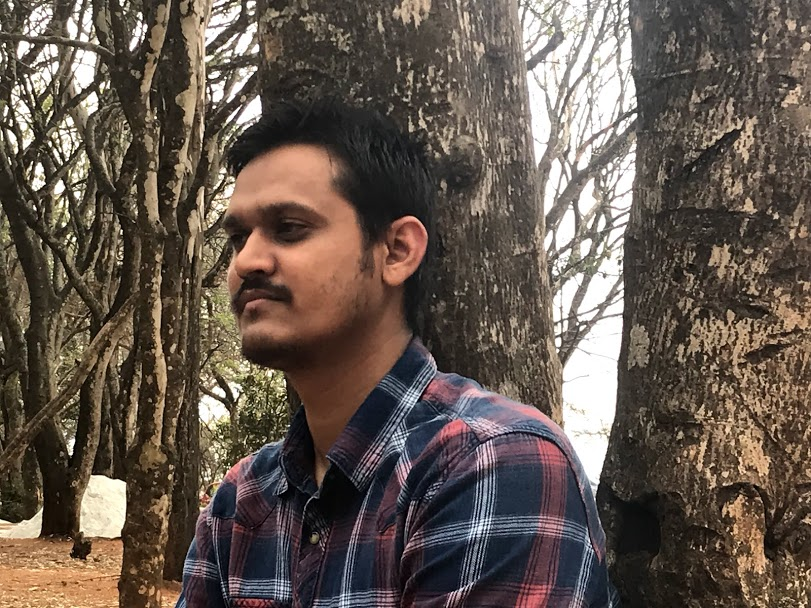
#> input picture Photos/IMG_4715.jpg, 811 x 608 px, found by its file name
$ python tester.py
#> lines starting #> are read from the running program, lines starting #| are printed output that depends on the picture; after the words box and inside, x2 and y2 are one past the last pixel; in counts of white or black regions, pixels touching at a corner belong together
### FaceRecognition.py
# -*- coding: utf-8 -*-
"""
Created on Sun Jun 16 04:55:02 2019

@author: Jiwitesh
"""

import cv2
import os
import numpy as np

def faceDetection(test_img):
    gray_img = cv2.cvtColor(test_img, cv2.COLOR_BGR2GRAY)
    face_haar_cascade = cv2.CascadeClassifier('haarcascade_frontalface_default.xml')
    faces = face_haar_cascade.detectMultiScale(gray_img, scaleFactor=1.2,minNeighbors=5)

    return faces, gray_img

### tester.py
# -*- coding: utf-8 -*-
"""
Created on Sun Jun 16 04:59:12 2019

@author: Jiwitesh
"""

import cv2
import os
import numpy as np
import FaceRecognition as fr

test_img = cv2.imread('D:\\DS\\FaceRecognitionAttendanceSystem\\Photos\\IMG_4715.jpg')
#> test_img is the input picture: shape (608, 811, 3); mean B, G, R 78.6, 88, 100.3
faces_detected, gray_img = fr.faceDetection(test_img)
#> in faceDetection, `gray_img = cv2.cvtColor(test_img, cv2.COLOR_BGR2GRAY)`:
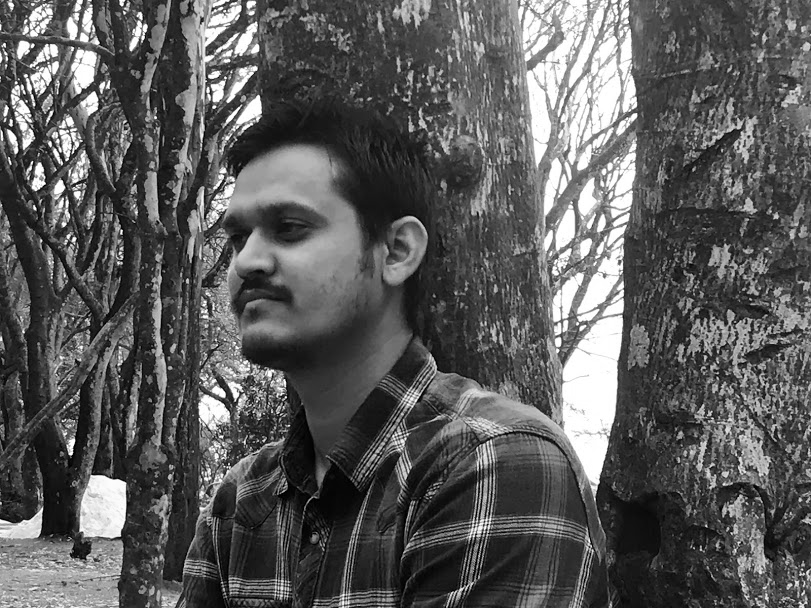
#> gray_img: shape (608, 811); min 0, max 255, mean 90.6
#> in faceDetection, `faces = face_haar_cascade.detectMultiScale(gray_img, scaleFactor=1.2,m..`: faces = [[174, 158, 187, 187]]
#> faces_detected = [[174, 158, 187, 187]]
print("faces_detected:", faces_detected)
#| faces_detected: [[174 158 187 187]]

for (x,y,w,h) in faces_detected:
    cv2.rectangle(test_img,(x,y),(x+w, y+h), (255,0,0), thickness=5)
#> this loop made 1 pass
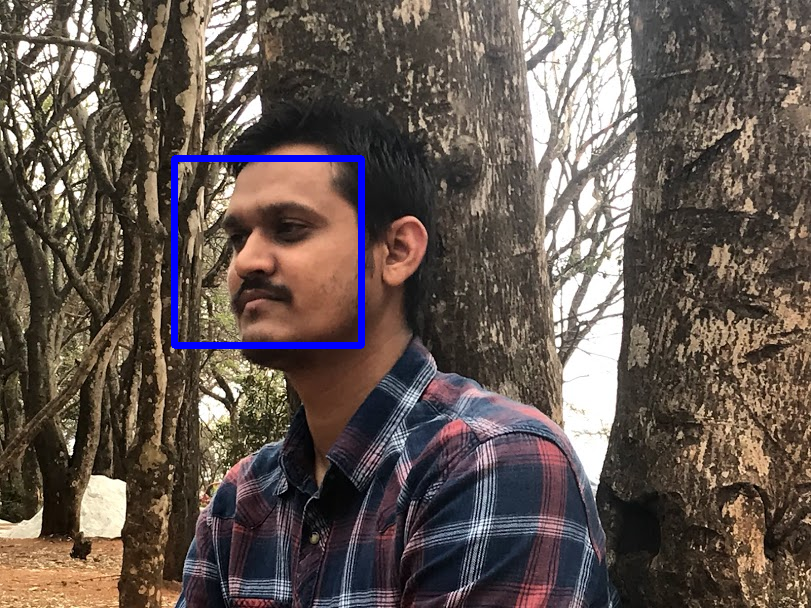
#> test_img: shape (608, 811, 3); 1.06% of pixels changed, all inside (x1, y1, x2, y2) = (171, 155, 365, 349)

resized_img = cv2.resize(test_img, (1000,700))
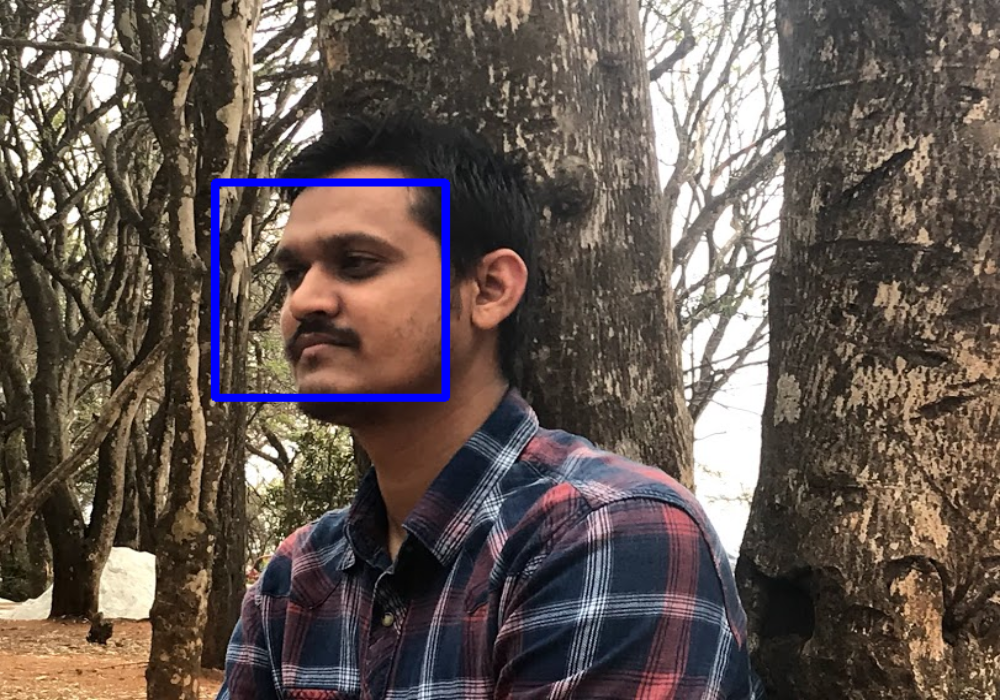
#> resized_img: shape (700, 1000, 3); mean B, G, R 80.6, 87.2, 99.2
cv2.imshow("",resized_img)
cv2.waitKey(0)
cv2.destroyAllWindows

$ run again, with Photos/IMG_4711.jpg copied over Photos/IMG_4715.jpg
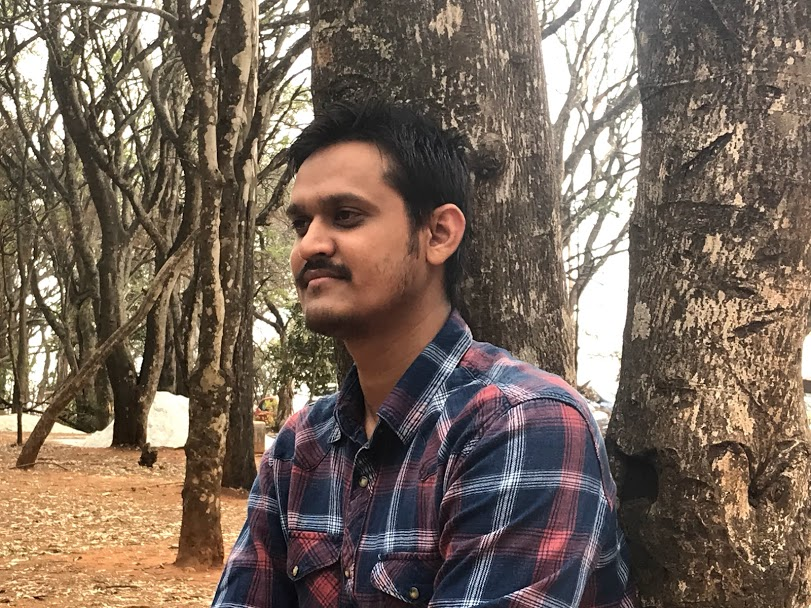
#> input picture Photos/IMG_4711.jpg, 811 x 608 px, found by its file name
#> test_img is the input picture: shape (608, 811, 3); mean B, G, R 90.4, 103.2, 119
#> in faceDetection, `gray_img = cv2.cvtColor(test_img, cv2.COLOR_BGR2GRAY)`:
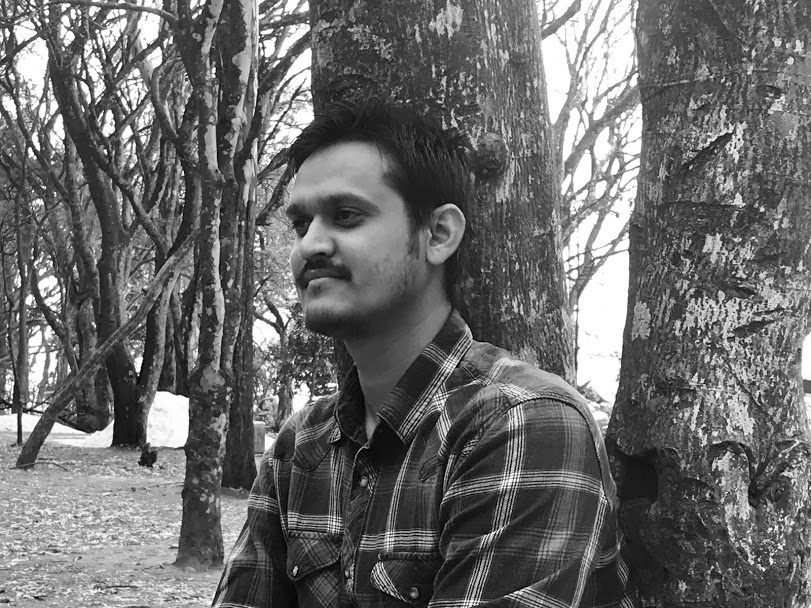
#> gray_img: shape (608, 811); min 0, max 255, mean 106.5
#> faces = [[243, 156, 164, 164]]
#| faces_detected: [[243 156 164 164]]
#> the loop `for (x,y,w,h) in faces_detected:` made 1 pass
#> `resized_img = cv2.resize(test_img, (1000,700))`:
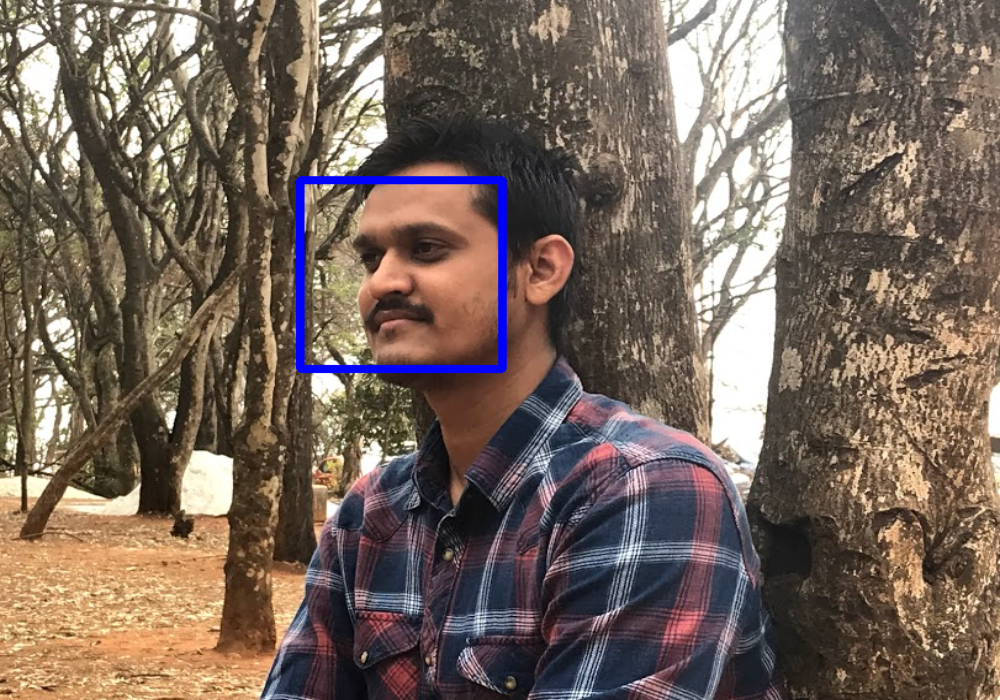
#> resized_img: shape (700, 1000, 3); mean B, G, R 92.1, 102.3, 117.9

$ run again, with Photos/IMG_4712.jpg copied over Photos/IMG_4715.jpg
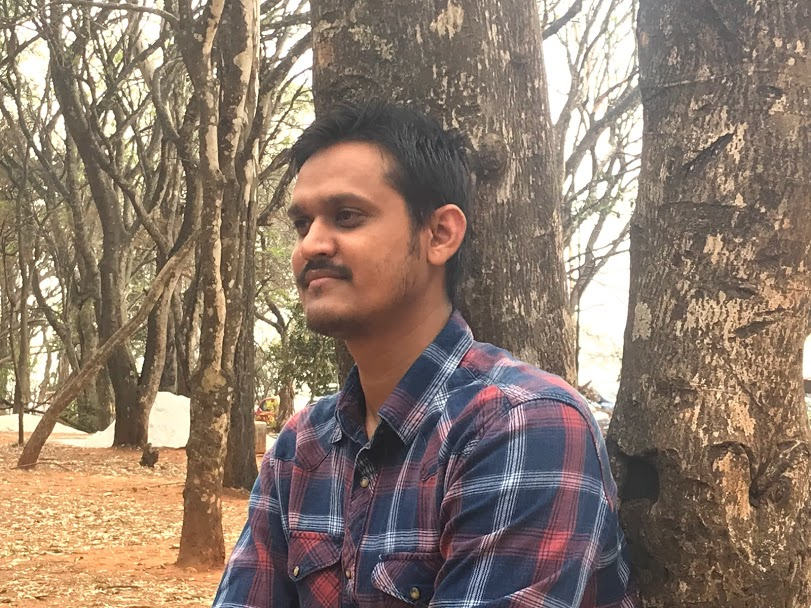
#> input picture Photos/IMG_4712.jpg, 811 x 608 px, found by its file name
#> test_img is the input picture: shape (608, 811, 3); mean B, G, R 108, 122.4, 140.4
#> in faceDetection, `gray_img = cv2.cvtColor(test_img, cv2.COLOR_BGR2GRAY)`:
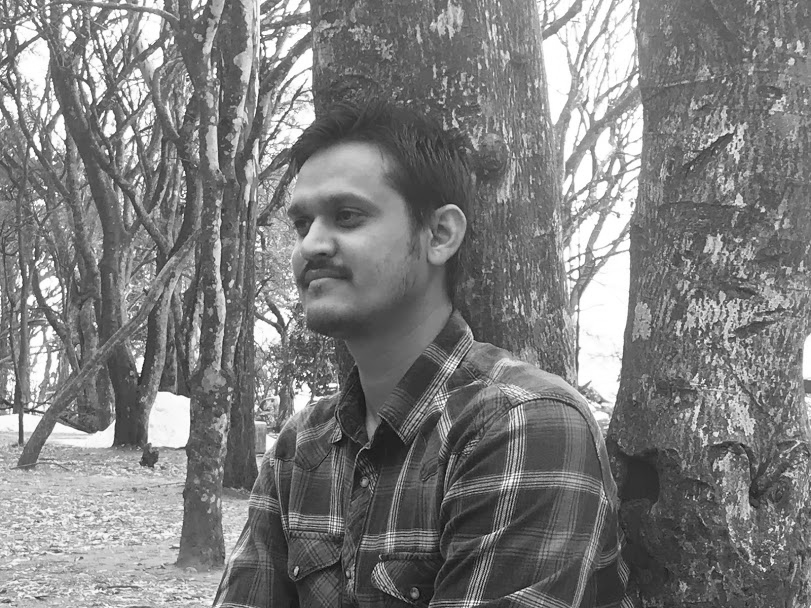
#> gray_img: shape (608, 811); min 1, max 255, mean 126.2
#> faces = [[249, 160, 154, 154]]
#| faces_detected: [[249 160 154 154]]
#> the loop `for (x,y,w,h) in faces_detected:` made 1 pass
#> `resized_img = cv2.resize(test_img, (1000,700))`:
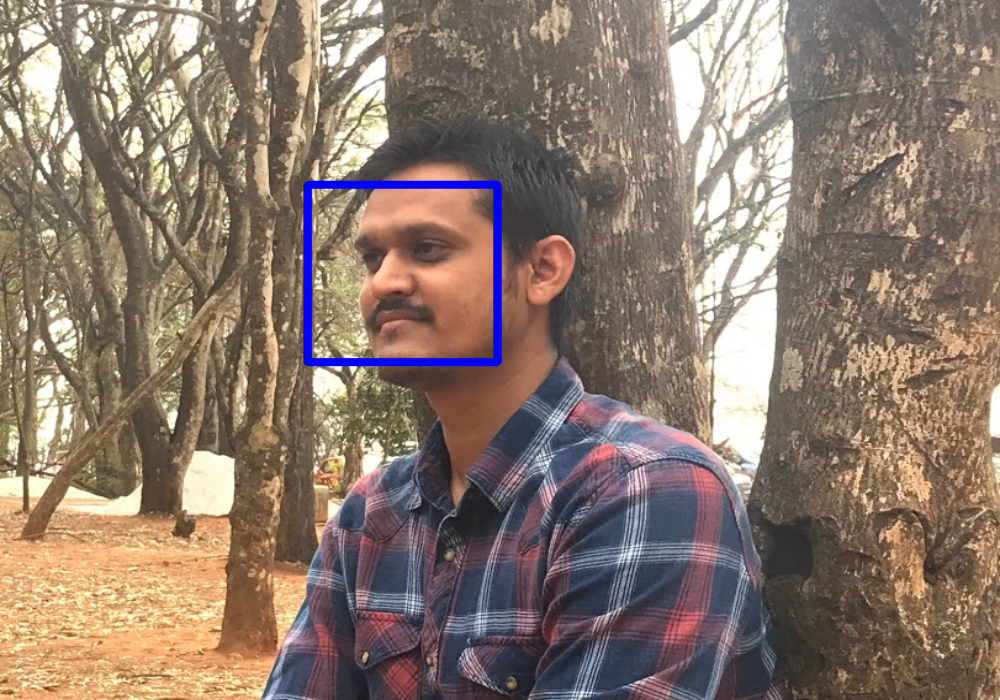
#> resized_img: shape (700, 1000, 3); mean B, G, R 109.2, 121.3, 139

$ run again, with Photos/IMG_4713.jpg copied over Photos/IMG_4715.jpg
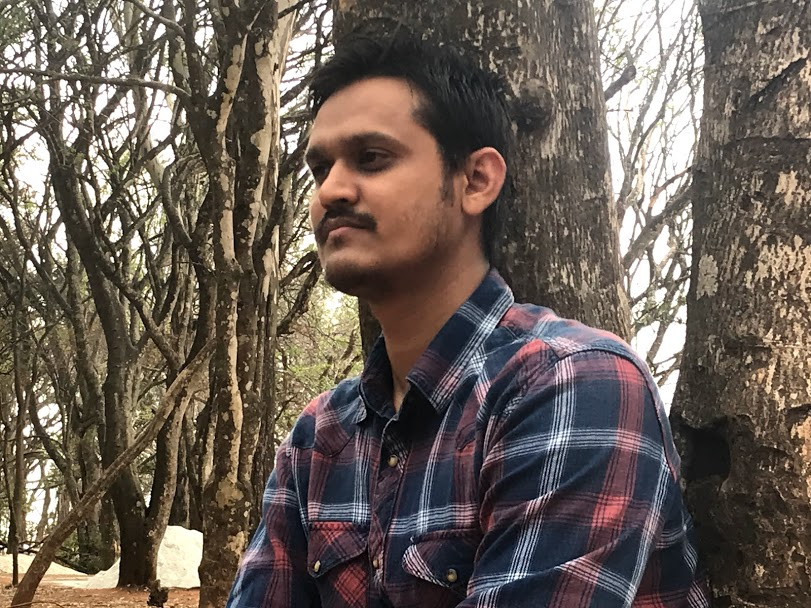
#> input picture Photos/IMG_4713.jpg, 811 x 608 px, found by its file name
#> test_img is the input picture: shape (608, 811, 3); mean B, G, R 85.5, 94.1, 104.9
#> faces = [[562, 11, 175, 175], [259, 92, 181, 181]]
#| faces_detected: [[562  11 175 175]
#|  [259  92 181 181]]
#> the loop `for (x,y,w,h) in faces_detected:` made 2 passes
#> after the loop `for (x,y,w,h) in faces_detected:`:
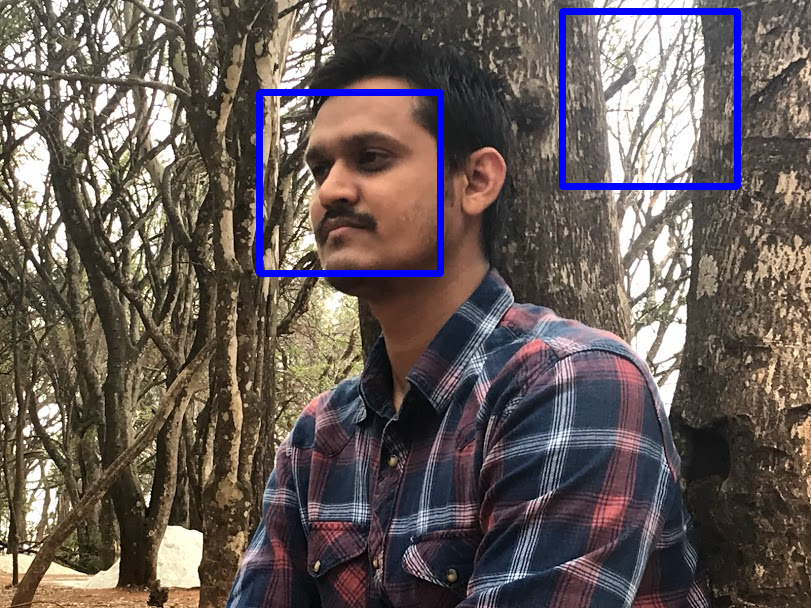
#> test_img: shape (608, 811, 3); 2.01% of pixels changed, all inside (x1, y1, x2, y2) = (256, 8, 741, 277)
#> `resized_img = cv2.resize(test_img, (1000,700))`:
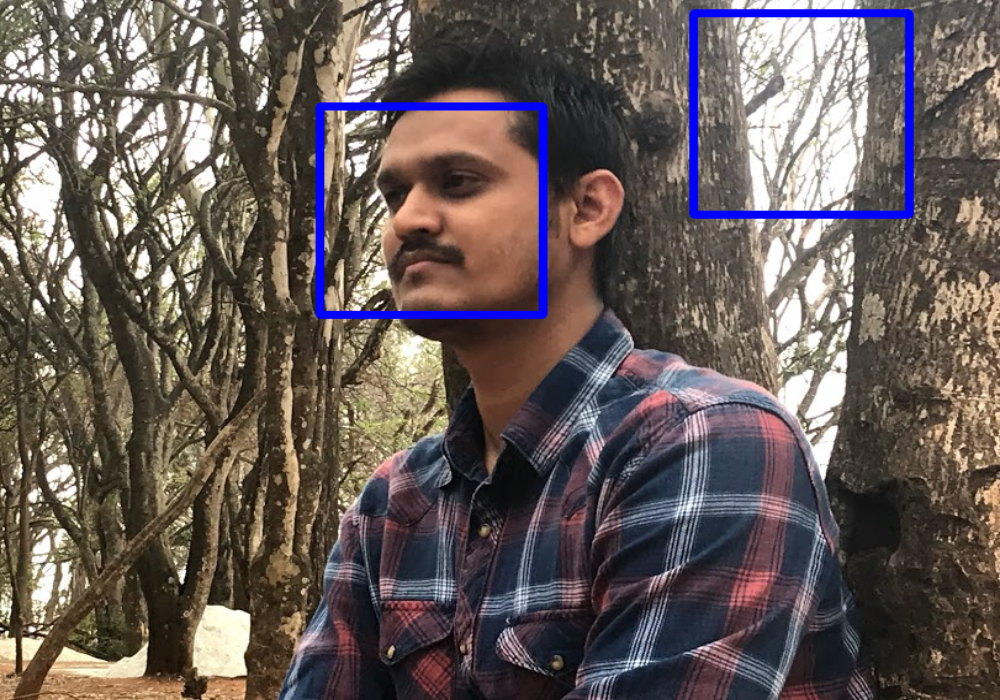
#> resized_img: shape (700, 1000, 3); mean B, G, R 88.6, 91.9, 102.4
